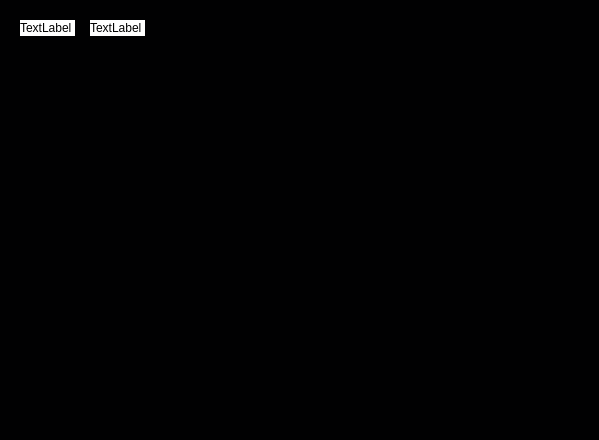
<?xml version="1.0" encoding="UTF-8"?>
<ui version="4.0">
 <class>Dialog</class>
 <widget class="QDialog" name="Dialog">
  <property name="geometry">
   <rect>
    <x>0</x>
    <y>0</y>
    <width>599</width>
    <height>440</height>
   </rect>
  </property>
  <property name="windowTitle">
   <string>Dialog</string>
  </property>
  <property name="styleSheet">
   <string notr="true">background-color: #010102</string>
  </property>
  <widget class="QLabel" name="scoresLabel">
   <property name="geometry">
    <rect>
     <x>90</x>
     <y>20</y>
     <width>55</width>
     <height>16</height>
    </rect>
   </property>
   <property name="styleSheet">
    <string notr="true">background-color: rgb(255, 255, 255);</string>
   </property>
   <property name="text">
    <string>TextLabel</string>
   </property>
  </widget>
  <widget class="QLabel" name="scoresLabel_2">
   <property name="geometry">
    <rect>
     <x>20</x>
     <y>20</y>
     <width>55</width>
     <height>16</height>
    </rect>
   </property>
   <property name="styleSheet">
    <string notr="true">background-color: rgb(255, 255, 255);</string>
   </property>
   <property name="text">
    <string>TextLabel</string>
   </property>
  </widget>
 </widget>
 <resources>
  <include location="imgs/imgs.qrc"/>
 </resources>
 <connections/>
</ui>
